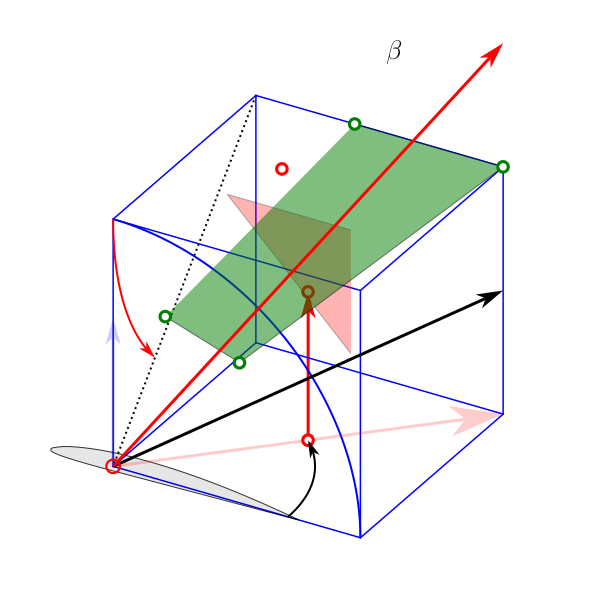

This chart was generated by the following Python code:
#!/usr/bin/env python3
# -*- coding: utf-8 -*-
"""
Created on Thu Aug 11 11:03:50 2022


@author: rschmehl
"""

import matplotlib.pyplot as plt
import numpy as np
import sys
from pathlib import Path
from itertools import product, combinations

# Set this with environment variable PYTHONPATH
lib_path = Path('/home/rschmehl/projects/vplot3d')
sys.path.append(str(lib_path))

from vplot3d import init_view, Line, Vector, Point, Arc, ArcMeasure, Polygon, save_svg_tex

fig = plt.figure()
ax = fig.add_subplot(projection='3d', proj_type='ortho')
ax.set_axis_off()

# Initialize vector diagram
# See also https://matplotlib.org/stable/api/toolkits/mplot3d/view_angles.html
init_view(width=600, height=600,
          xmin=0, xmax=1, ymin=0, ymax=1, zmin=-0.3, zmax=1.5,
          zoom=1.5, elev=30, azim=-60)

# draw cube https://itecnote.com/tecnote/python-plotting-a-3d-cube-a-sphere-and-a-vector-in-matplotlib/
r = [0, 1]
for s, e in combinations(np.array(list(product(r, r, r))), 2):
    if np.sum(np.abs(s-e)) == r[1]-r[0]:
        ax.plot3D(*zip(s, e), color="b")

# draw a line
l1 = Line(np.array([0, 1, 1]),np.array([0, -1, -1]),linewidth=2, linestyle="dotted")

# draw some vectors
v1 = Vector(np.array([0, 0, 0]),np.array([1, 1, 0.5]),shape='Arrow1Mend',zorder=11,color='k')
v2 = Vector(np.array([0, 0, 0]),np.array([1, 1, 0]),shape='Arrow1Lend',zorder=12,color='r', alpha=0.2)
v3 = Vector(np.array([0, 0, 0]),np.array([0, 0, 0.2]),scale=3,zorder=13,color='b',alpha=0.2)
v4 = Vector(np.array([0.5, 0.5, 0]),np.array([0, 0, 1.2]),scale=0.5,color='r')

v5 = Vector(np.array([0, 0, 0]),np.array([1, 1, 1.5]),shape='Arrow1Mend',zorder=11,color='r')

# draw some points
p1 = Point(np.array([0, 0, 0]),shape='CoG',scale=1.5,zorder=50,color='r')

p2 = Point(np.array([0.5, 0.5, 0]),shape='Point1M',zorder=30,color='r')
p3 = Point(np.array([0.5, 0.5, 0.6]),shape='Point1M',color='r')
p4 = Point(np.array([0.25, 0.75, 0.9]),shape='Point1M',color='r')

# draw some arcs and arc measures
a1  = Arc(np.array([0, 0, 0]),np.array([1, 0, 0]),np.array([0, 0, 1]),1,linewidth=2,color='b')
am1 = ArcMeasure(np.array([0, 0, 0]),np.array([1, 0, 0]),np.array([1, 1, 0]),1,linewidth=2,shape='Arrow1Mend',scale=0.707106781,zorder=31,color='k')
am2 = ArcMeasure(np.array([0, 1, 1]),np.array([0, -1, 0]),np.array([0, -1, -1]),0.5,linewidth=2,shape='Arrow1Mend',scale=1,zorder=31,color='r')

# draw a polygon
p  = np.array([0, 0, 0])
q1 = np.array([0.5, -0.5, 1.0])
q2 = np.array([0.8, -0.5, 0.9])
q3 = np.array([1.0, 1.0, 1.0])
q4 = np.array([0.4, 1.0, 1.0])
u1 = np.array([1, 1, 0])
u2 = np.array([0, 1, 1])
u3 = np.array([1, 1, 1])
#print(poly3d)

r1 = Point(q1,color='g',zorder=21)
r2 = Point(q2,color='g',zorder=21)
r3 = Point(q3,color='g',zorder=21)
r4 = Point(q4,color='g',zorder=21)
ex = np.array([1, 0, 0])
ey = np.array([0, 1, 0])
ez = np.array([0, 0, 1])

# Polygon
pg1 = Polygon(p, [[q1, q2, q3, q4]], edgecolor='k', facecolor='g', scale=1, linewidth=1, alpha=0.5)
pg2 = Polygon.rotated(np.array([0, 0.3, 0.2]), v=[[u1, u2, u3]], e1=ex, e3=ez, facecolor='r', edgecolor='k', scale=0.5, linewidth=1, alpha=0.3)
voff = np.array([-0.25, 0, 0])
pg3 = Polygon.rotated(p, file=lib_path / 'data' / 'clark_y_airfoil.dat', e1=ex, e3=ez, voff=voff, facecolor='k', edgecolor='k', scale=1, linewidth=1, alpha=0.1, edgecoloralpha=0.8)

# add some text | does not work anymore (error message in renderer)
ax.annotate3D(r'$\beta$', xyz=np.array([0.7, 0.7, 1.5]), xytext=(0,0))

save_svg_tex('test', fontsize=20)
plt.close()
